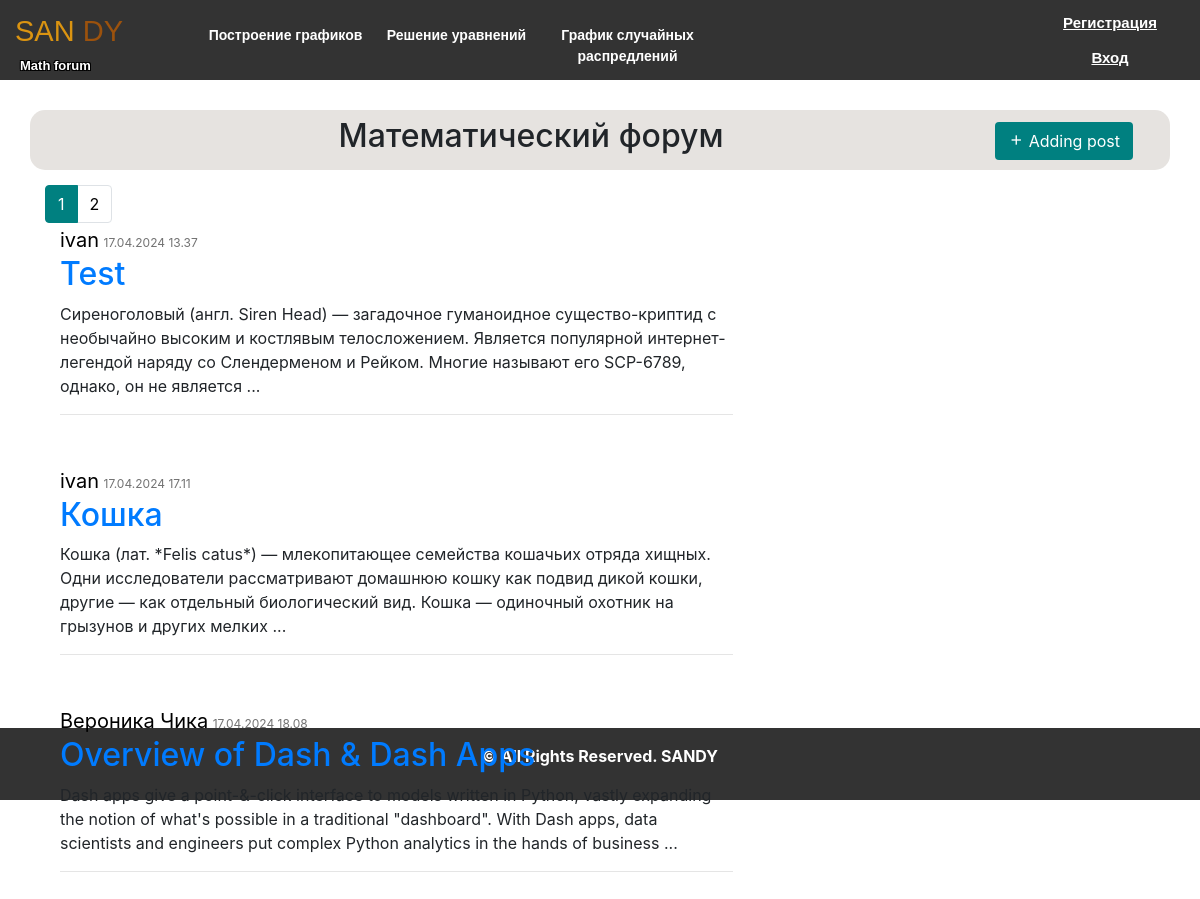
Page /forum on the committed database.
### data/post.py (models this page shows, shortened)
class Post(SqlAlchemyBase, SerializerMixin):
    __tablename__ = 'posts'
    id = sqlalchemy.Column(sqlalchemy.Integer, primary_key=True, autoincrement=True)
    team_leader = sqlalchemy.Column(sqlalchemy.Integer, sqlalchemy.ForeignKey("users.id"))
    user = orm.relationship('User')
    title = sqlalchemy.Column(sqlalchemy.String, nullable=True)
    posts = sqlalchemy.Column(sqlalchemy.String, nullable=True)
    views = sqlalchemy.Column(sqlalchemy.Integer, default=0)
    image_post = sqlalchemy.Column(sqlalchemy.String(50), nullable=False, default='default.jpg')
    start_date = sqlalchemy.Column(sqlalchemy.DateTime, default=datetime.datetime.now)

### data/users.py (models this page shows, shortened)
class User(SqlAlchemyBase, UserMixin, SerializerMixin):
    __tablename__ = 'users'
    id = sqlalchemy.Column(sqlalchemy.Integer, primary_key=True, autoincrement=True)
    username = sqlalchemy.Column(sqlalchemy.String, nullable=True)
    email = sqlalchemy.Column(sqlalchemy.String, index=True, unique=True, nullable=True)
    hashed_password = sqlalchemy.Column(sqlalchemy.String, nullable=True)
    post = orm.relationship("Post", back_populates='user')

### main.py (the view)
@app.route("/", methods=['GET', 'POST'])
@app.route("/forum", methods=['GET', 'POST'])
def forum():
    session = db_session.create_session()
    posts = session.query(Post).all()
    if posts:
        page = request.args.get('page', 1, type=int)  # Получаем номер текущей страницы из параметров запроса
        per_page = 3  # Количество постов на одной странице
        total_posts = len(posts)  # Общее количество постов
        start_index = (page - 1) * per_page
        end_index = min(start_index + per_page, total_posts)
        posts_on_page = posts[start_index:end_index]
        pagination_info = {
            'total': total_posts,
            'page': page,
            'per_page': per_page,
            'pages': total_posts // per_page + (1 if total_posts % per_page > 0 else 0)
        }
        total_pages = total_posts // per_page + (1 if total_posts % per_page > 0 else 0)
        return render_template("index.html", title='Математический форум',
                           posts=posts_on_page, total_pages=total_pages, page=page)
    return render_template("index.html", title='Математический форум',
                           either="Пока ещё не опубликовано ни одного поста")

### data/db_session.py (called while the page is built)
def create_session() -> Session:
    global __factory
    return __factory()

### templates/index.html
{% extends "base.html" %}
{% block content %}
<div class="container">
    <div class="header" style="text-align: center; margin: 15px; padding: 7px;">
        <a href="/post" class="btn" style="margin-top: 5px;"><i class='bx bx-plus'></i> Adding post</a>
        <h2>{{title}}</h2>
    </div>
    {% if posts %}
        <div class="container_blog">
            <div class="blog_content">
              {% for item in posts %}
                <div class="post-content">
                    <a style="font-size: 20px; color: black;">{{item.user.username}}</a>
                    <a style="color: #727272; font-size: 12px;">{{item.start_date.strftime('%d.%m.%Y %H.%M')}}</a>
                    <a href="{{ url_for('look_post', post_id=item.id) }}"><h2>{{item.title}}</h2></a>
                    {% if item.posts|count >= 100 or item %}
                        <p class="article-content" align="left">{{ item.posts|safe|truncate(250, True) }}
                    {% else %}
                        <p class="article-content" align="left">{{ item.posts }}</p>
                    {% endif %}
                    <hr />
                </div>
              {% endfor %}
            </div>
        </div>
    {% endif %}
    <nav aria-label="Page navigation example" style="float: left; margin-bottom: 10px; text-align: center; ">
      <ul class="pagination justify-content-center">
        {% for page_num in range(1, total_pages + 1) %}
          {% if page_num == page %}
            <li class="page-item active"><a class="page-link" href="{{ url_for('forum', page=page_num) }}"
                                            style="background-color: teal; border-color: teal;">{{ page_num }}</a></li>
          {% else %}
            <li class="page-item"><a class="page-link" href="{{ url_for('forum', page=page_num) }}"
                                     style="color: black">{{ page_num }}</a></li>
          {% endif %}
        {% endfor %}
      </ul>
    </nav>
</div>
{% endblock %}

### static/css/style.css (style rules this page uses)
* { margin: 0; padding: 0; }
body { background-image: url("../img/white-needle.png"); }
body { display: flex; flex-direction: column; }
html, body { min-height: 100vh; }
.container { margin: 30px; border: 10px; background-color: #e6e3e0; border-radius: 15px; }
.container_blog { position: absolute; margin-top: 15px; }
.post-content { padding: 20px 10px 10px 10px; margin: 5px; width: 60%; }
.container .header .btn { background-color: teal; color: #fff; transition: all .7s; float: right; }

### rows in the picture
Post: user.username "ivan", start_date "17.04.2024 13.37", title "Test", posts "Сиреноголовый (англ. Siren Head) — загадочное гуманоидное существо-криптид с необычайно высоким и костлявым телосложением. Является популярной интернет-легендой наряду со Слендерменом и Рейком. Многие называют его SCP-6789, однако, он не является ..."
Post: user.username "ivan", start_date "17.04.2024 17.11", title "Кошка", posts "Кошка (лат. *Felis catus*) — млекопитающее семейства кошачьих отряда хищных. Одни исследователи рассматривают домашнюю кошку как подвид дикой кошки, другие — как отдельный биологический вид. Кошка — одиночный охотник на грызунов и других мелких ..."
Post: user.username "Вероника Чика", start_date "17.04.2024 18.08", title "Overview of Dash & Dash Apps", posts "Dash apps give a point-&-click interface to models written in Python, vastly expanding the notion of what's possible in a traditional \"dashboard\". With Dash apps, data scientists and engineers put complex Python analytics in the hands of business ..."

### other values in the picture
{{ title }} "Математический форум"
{{ page_num }} "1"
{{ page_num }} "2"
